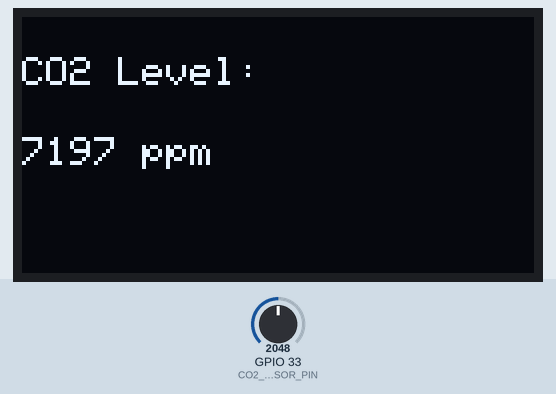
A sketch run on a simulated ESP32. Shown: 128×64 one-colour display. The test bench sets the inputs (shaded band); at power-on: GPIO 33 (CO2_SENSOR_PIN) = 2048. What the sketch prints to the serial monitor is not drawn.

Above: at 1.2 s.
1.3 s: GPIO 33 (CO2_SENSOR_PIN) set to 2866
At 3.4 s:
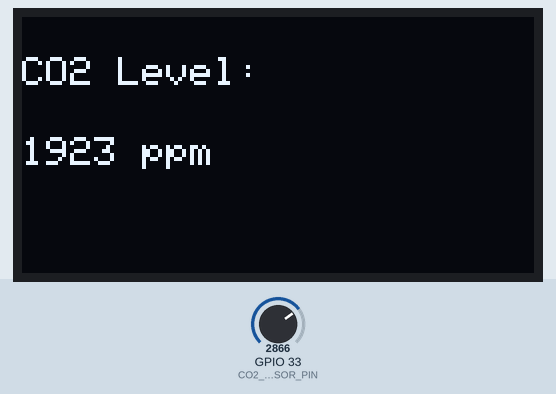
3.7 s: GPIO 33 (CO2_SENSOR_PIN) set to 3603
At 4.8 s:
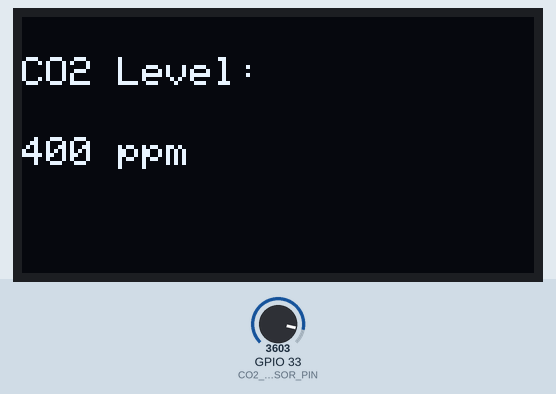
5.9 s: GPIO 33 (CO2_SENSOR_PIN) set to 2047
At 7.2 s:
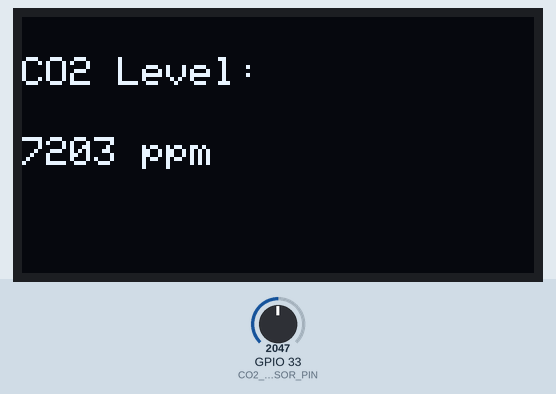
Timing chart, 0 to 8.9 s (numbered marks = the images above; inputs shaded):
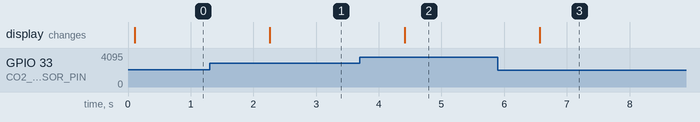

The sketch:

version2code.ino
```cpp
#include <Wire.h>
#include <Adafruit_GFX.h>
#include <Adafruit_SSD1306.h>

// OLED display settings
#define SCREEN_WIDTH 128
#define SCREEN_HEIGHT 64
#define OLED_RESET    -1  // Reset pin not used
Adafruit_SSD1306 display(SCREEN_WIDTH, SCREEN_HEIGHT, &Wire, OLED_RESET);

// CO2 sensor simulated with potentiometer
#define CO2_SENSOR_PIN 33  // Analog pin (ADC1_CH5)

// Read and average multiple ADC readings to reduce noise
int readAverageADC(int pin, int samples = 10) {
  long total = 0;
  for (int i = 0; i < samples; i++) {
    total += analogRead(pin);
    delay(5);
  }
  return total / samples;
}

void setup() {
  Serial.begin(115200);

  // Initialize OLED
  if (!display.begin(SSD1306_SWITCHCAPVCC, 0x3C)) {
    Serial.println("OLED not found");
    while (true);  // Stop here if OLED is not detected
  }

  display.clearDisplay();
  display.setTextSize(1);
  display.setTextColor(SSD1306_WHITE);

  // Configure ADC settings (important for ESP32)
  analogSetAttenuation(ADC_11db);  // Allows full 0–3.3V range
  analogSetWidth(12);              // 12-bit ADC (0–4095)
}

void loop() {
  // Get averaged analog value
  int adcValue = readAverageADC(CO2_SENSOR_PIN);
  float voltage = adcValue * (3.3 / 4095.0);  // Convert ADC value to voltage

  // Approximate conversion to CO2 ppm (based on MG-811 sensor behavior)
  float co2ppm = -8000.0 * voltage + 20400.0;
  co2ppm = constrain(co2ppm, 400, 10000);  // Limit to realistic CO2 range

  // Display on OLED
  display.clearDisplay();
  display.setCursor(0, 10);
  display.print("CO2 Level:");
  display.setCursor(0, 30);
  display.print(co2ppm, 0);  // Display as integer
  display.print(" ppm");
  display.display();

  // Output to Serial Monitor
  Serial.print("ADC: ");
  Serial.print(adcValue);
  Serial.print(" | Voltage: ");
  Serial.print(voltage, 3);
  Serial.print(" V | CO2: ");
  Serial.print(co2ppm, 1);
  Serial.println(" ppm");

  delay(1000);  // Update once per second
}
```

Measured:
- after the input at 1.3 s, the display: changes after 0.96 s (image 1)
- after the input at 3.7 s, the display: changes after 0.71 s (image 2)
- after the input at 5.9 s, the display: changes after 0.67 s (image 3)
